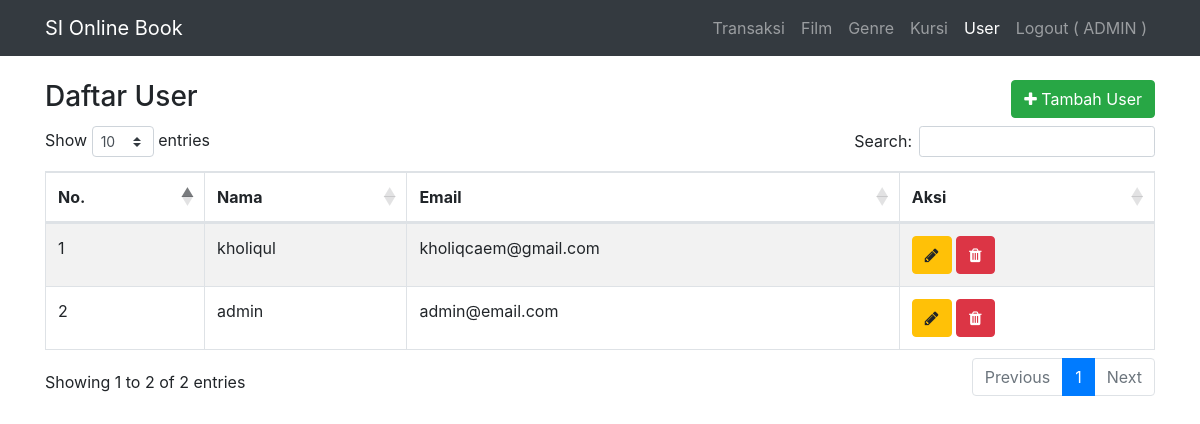
Page /admin/index.php?r=user (signed in) on the earlier database version.
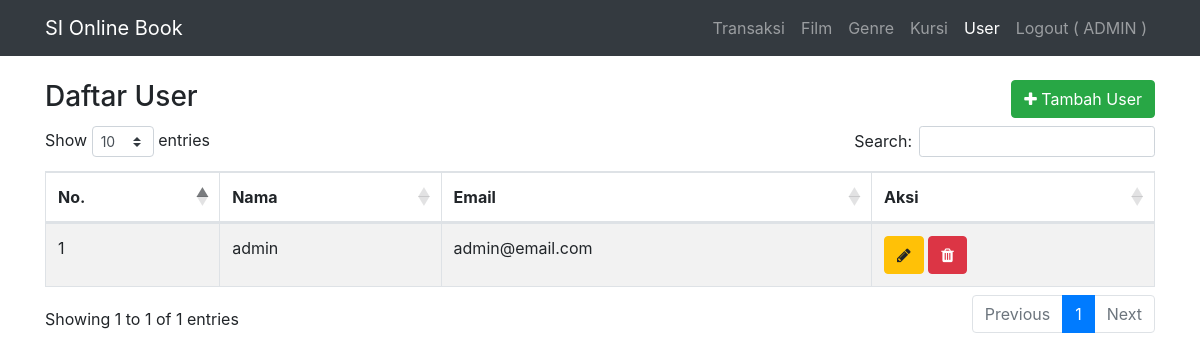
Same page on the later database version.
### tables this page shows
CREATE TABLE `user` (
  `id` int(11) NOT NULL,
  `name` varchar(255) DEFAULT NULL,
  `email` varchar(255) DEFAULT NULL,
  `password` varchar(255) DEFAULT NULL,
  `alamat` text DEFAULT NULL,
  `nomor_ktp` varchar(20) DEFAULT NULL,
  `nomor_hp` varchar(20) DEFAULT NULL,
  `role` int(11) DEFAULT NULL COMMENT '1: admin;3customer'
);

### admin/db.php (called while the page is built, shortened)
<?php
$servername = "localhost";
$database = "booking_ticket";
$username = "root";
$password = "";
$conn = mysqli_connect($servername, $username, $password, $database);
function select($table,$value,$where){
    global $conn;
    $sql = "SELECT $value FROM $table WHERE $where";
    return mysqli_query($conn, $sql);
}

### admin/user/index.php (the view, shortened to what this page needs)
<div class="container pt-4 mb-4">
    <div class="row">
        <div class="col">
            <h3>Daftar User</h3>
        </div>
        <div class="col-auto">
            <a href="index.php?r=user_form" class="btn btn-success mb-2 pull-right"> <i class="fa fa-plus"></i> Tambah User</a>
        </div>
    </div>
    <div class="table-responsive">
        <table id="example" class="table table-striped table-bordered" style="width:100%">
            <thead>
                <tr>
                    <th>No.</th>
                    <th>Nama</th>
                    <th>Email</th>
                    <th>Aksi</th>
                </tr>
            </thead>
            <tbody>
                <?php $i = 1;
                foreach (select('user', '*', 'role = 1') as $user) { ?>
                    <tr>
                        <td><?= $i++ ?></td>
                        <td><?= $user['name'] ?></td>
                        <td><?= $user['email'] ?></td>
                        <td>
                            <a href="index.php?r=user_form&id=<?= $user['id'] ?>" class="btn btn-warning"><i class="fa fa-pencil"></i></a>
                            <a href="index.php?r=user&id=<?= $user['id'] ?>?" class="btn btn-danger"><i class="fa fa-trash"></i></a>
                        </td>
                    </tr>
                <?php } ?>
            </tbody>
        </table>
    </div>
</div>

Differences in the rows shown:
no longer on this page (row edited): user: name "kholiqul", email "kholiqcaem@gmail.com"
Other differences:
text written by a page script: "Show entries Search: Showing 1 to 2 of 2 entries Previous 1 Next" → "Show entries Search: Showing 1 to 1 of 1 entries Previous 1 Next"
